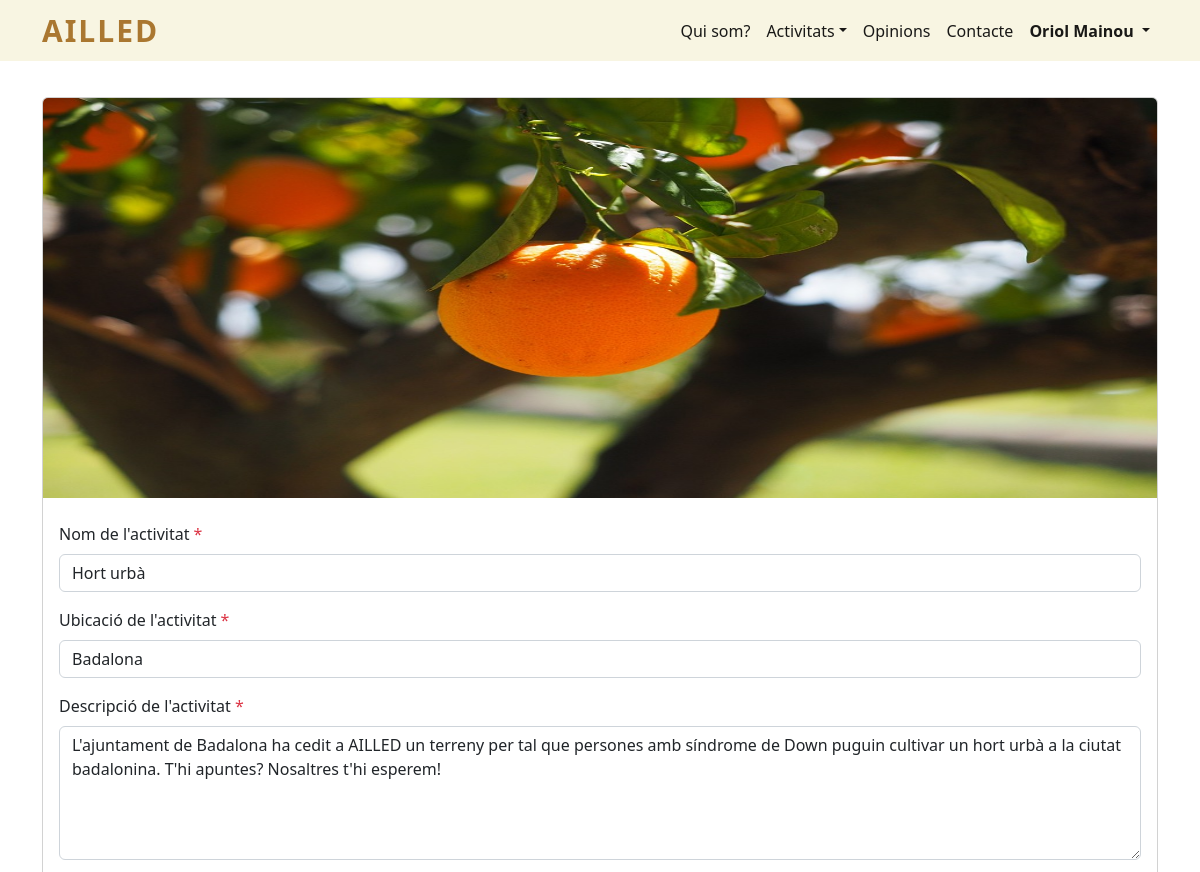
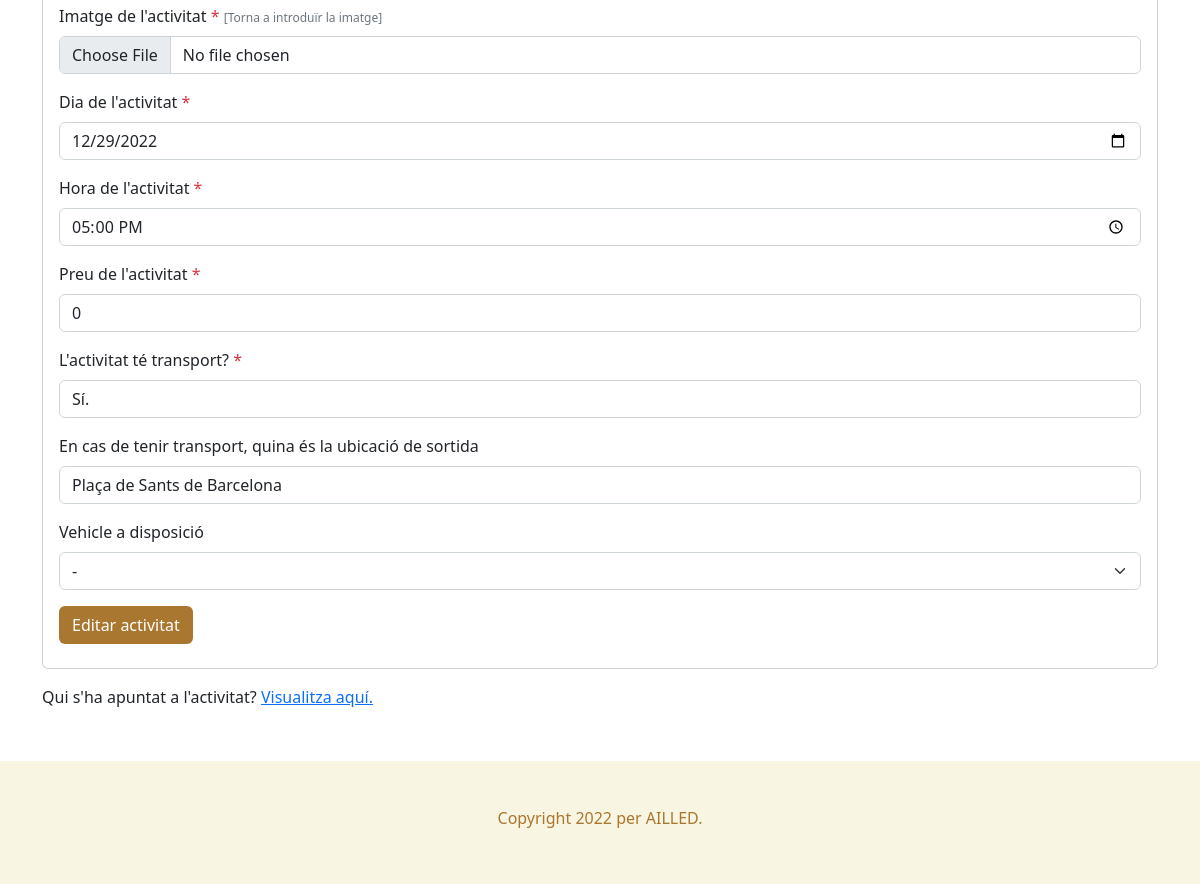
/detall_activitat.php?id=9 (signed in), run on the app's committed database (2 pictures, top to bottom).
### tables this page shows
CREATE TABLE `usuari` (
  `id` int(11) NOT NULL,
  `nom` varchar(50) NOT NULL,
  `telefon` int(11) NOT NULL,
  `email` varchar(50) NOT NULL,
  `contrasenya` text NOT NULL,
  `imatge` varchar(50) NOT NULL,
  `es_admin` int(11) NOT NULL
);

CREATE TABLE `activitat` (
  `id` int(11) NOT NULL,
  `nom` varchar(50) NOT NULL,
  `id_usuari` int(11) NOT NULL,
  `ubicacio` varchar(50) NOT NULL,
  `descripcio` varchar(300) NOT NULL,
  `participants` int(11) NOT NULL,
  `participants_disponibles` int(11) NOT NULL,
  `dia` date NOT NULL,
  `hora` time NOT NULL,
  `preu` int(11) NOT NULL,
  `imatge` varchar(50) NOT NULL,
  `transport` int(11) NOT NULL,
  `lloc_sortida_transport` varchar(50) NOT NULL,
  `id_vehicle_transport` int(11) NOT NULL,
  `voluntaris` int(11) NOT NULL,
  `voluntaris_disponibles` int(11) NOT NULL,
  `esta_acceptada` int(11) NOT NULL
);

### detall_activitat.php (the view, shortened to what this page needs)
<!doctype html>
<html lang="es">
<head>
  <?php
    include "codi_repetit/head.php";
  ?>
</head>
<body>
  <header>
    <?php
      include "codi_repetit/menu_navegacio.php";
      menu_navegacio();
    ?>
  </header>
  <main>
    <section id="detall_activitat">
      <div class="container">
        <?php
        if (isset($_SESSION["id_usuari_sessio"])) {
        ?>
        <?php
    $id_activitat_buscada = $_GET["id"];
    $sql = "SELECT * FROM activitat WHERE id = '$id_activitat_buscada'";
    $result = $connexio->query($sql);
    if ($result->num_rows > 0) {
      while ($row = $result->fetch_assoc()) {
        if (isset($_SESSION['id_usuari_sessio'])) {
          if ($row["id_usuari"] == $_SESSION['id_usuari_sessio']) {
            ?>
            <form action="detall_activitat.php?id=<?php echo $row['id'] ?>" method="post" enctype="multipart/form-data">
              <div class="card mb-3">
                <img class="card-img-top" src="imatges/activitats/<?php echo $row['imatge'] ?>" title="<?php echo $row['nom'] ?>" alt="<?php echo $row['nom'] ?>" height="400" >
                <div class="card-body">
                  <div class="col-12 py-2">
                    <label for="nom" class="form-label">
                      Nom de l'activitat
                      <span class="text-danger">*</span>
                    </label>
                    <input value="<?php echo $row['nom'] ?>" type="text" class="form-control" maxlength="50" minlength="1" name="nom_activitat" id="nom" required>
                  </div>
                  <div class="col-12 py-2">
                    <label for="ubicacio" class="form-label">
                      Ubicació de l'activitat
                      <span class="text-danger">*</span>
                    </label>
                    <input value="<?php echo $row['ubicacio'] ?>" type="text" class="form-control" maxlength="50" minlength="1" name="ubicacio_activitat" id="ubicacio" required>
                  </div>
                  <div class="col-12 py-2">
                    <label for="descripcio" class="form-label">
                      Descripció de l'activitat
                      <span class="text-danger">*</span>
                    </label>
                    <textarea name="descripcio_activitat" id="descripcio" rows="5" class="form-control" maxlength="300" required><?php echo $row['descripcio'] ?></textarea>
                  </div>
                  <div class="col-12 py-2">
                    <label for="imatge" class="form-label">
                      Imatge de l'activitat
                      <span class="text-danger">*</span>
                      <span class="text-muted" id="max_paraules">[Torna a introduïr la imatge]</span>
                    </label>
                    <input type="file" class="form-control" name="img_activitat" id="imatge" required>
                  </div>
                  <div class="col-12 py-2">
                    <label for="dia" class="form-label">
                      Dia de l'activitat
                      <span class="text-danger">*</span>
                    </label>
                    <input value="<?php echo $row['dia'] ?>" type="date" class="form-control" name="dia_activitat" id="dia" required>
                  </div>
                  <div class="col-12 py-2">
                    <label for="hora" class="form-label">
                      Hora de l'activitat
                      <span class="text-danger">*</span>
                    </label>
                    <input value="<?php echo $row['hora'] ?>" type="time" class="form-control" name="hora_activitat" id="hora" required>
                  </div>
                  <div class="col-12 py-2">
                    <label for="preu" class="form-label">
                      Preu de l'activitat
                      <span class="text-danger">*</span>
                    </label>
                    <input value="<?php echo $row['preu'] ?>" type="number" class="form-control" name="preu_activitat" id="preu" min="0" required>
                  </div>
                  <div class="col-12 py-2">
                    <label for="transport" class="form-label">
                      L'activitat té transport?
                      <span class="text-danger">*</span>
                    </label>
                    <select class="form-control" id="transport" name="transport_activitat">
                      <?php
                      if ($row["transport"] > 0) {
                        echo "<option value='1'>Sí.</option>";
                      } else {
                        echo "<option value='0'>No.</option>";
                        echo "<option value='1'>Sí.</option>";
                      }
                      ?>
                    </select>
                  </div>
                  <div class="col-12 py-2">
                    <label for="lloc_sortida_transport" class="form-label">
                      En cas de tenir transport, quina és la ubicació de sortida
                    </label>
                    <?php
                    if ($row["lloc_sortida_transport"] != NULL) {
                      ?>
                      <input value="<?php echo $row['lloc_sortida_transport'] ?>" type="text" class="form-control" maxlength="50" minlength="1" name="lloc_sortida_transport" id="lloc_sortida_transport">
                      <?php
                    } else {
                      ?>
                      <input type="text" class="form-control" maxlength="50" minlength="1" name="lloc_sortida_transport" id="lloc_sortida_transport">
                      <?php
                    }
                    ?>
                  </div>
                  <div class="col-12 py-2">
                    <label for="vehicle_transport" class="form-label">
                      Vehicle a disposició
                    </label>
                    <select class="form-select" id="vehicle_transport" name="vehicle_transport">
                      <option value="0">-</option>
                    </select>
                  </div>
                  <div class="col-12 py-2">
                    <input type="submit" class="btn boto_marro" value="Editar activitat" name="update_act">
                  </div>
                </div>
              </div>
            </form>
            <p>
              Qui s'ha apuntat a l'activitat?
              <?php echo "<a href='detall_activitat_participants_voluntaris.php?id=" . $_GET["id"] . "'>Visualitza aquí.</a>"; ?>
            </p>
            <?php
          }
        }
      }
    } else {
      echo "<div class='alert alert-danger' role='alert'>No hi ha cap activitat amb aquesta id: " . $id_activitat_buscada . "</div>";
    }
  } else {
    no_ha_iniciat_sessio();
  }
  ?>
  </div>
  </section>
  </main>
  <footer>
    <?php
    include "codi_repetit/peu_pagina.php";
    ?>
  </footer>
</body>
</html>

### codi_repetit/menu_navegacio.php (shortened to what this page needs)
<?php
  function menu_navegacio() {
    ?>
    <nav class="navbar navbar-expand-lg">
      <div class="container">
        <a id="ailled" href="index.php">Ailled</a>
        <div class="collapse navbar-collapse" id="nav_menu_navegacio">
          <ul class="navbar-nav ms-md-auto" id="menu_principal">
            <li class="nav-item">
              <a class="nav-link active" href="quisom.php">Qui som?</a>
            </li>
            <li class="nav-item dropdown">
              <a class="nav-link active dropdown-toggle" href="" role="button" data-bs-toggle="dropdown">Activitats</a>
            </li>
            <li class="nav-item">
              <a class="nav-link active" href="articles_opinions.php">Opinions</a>
            </li>
            <li class="nav-item">
              <a class="nav-link active" href="contacte.php">Contacte</a>
            </li>
            <?php
            if (!isset($_SESSION['id_usuari_sessio'])) {
              ?>
              <li class="nav-item">
                <a class="nav-link active" href="iniciar_sessio_usuari.php">Iniciar sessió</a>
              </li>
              <li class="nav-item">
                <a class="nav-link active" href="registrar_usuari.php">Registrar-me</a>
              </li>
              <?php
            } else {
              ?>
              <li class="nav-item dropdown">
                <a style="font-weight: bold;" class="nav-link active dropdown-toggle" id="navbarDropdown" role="button" data-bs-toggle="dropdown" aria-expanded="false">
                  <?php
                  $connexio = new mysqli("localhost", "root", "", "bbdd_ailled");
                  $connexio->set_charset("utf8");
                  $sql = "SELECT * FROM usuari WHERE id = " . $_SESSION['id_usuari_sessio'] ;
                  $result = $connexio->query($sql);
                  if ($result->num_rows > 0) {
                    while ($row = $result->fetch_assoc()) {
                      echo $row["nom"];
                    }
                  }
                  ?>
                </a>
              </li>
              <?php
            }
            ?>
          </ul>
        </div>
      </div>
    </nav>
    <?php
  }
?>

### estils/css.css (style rules this page uses)
header nav, #formularis { background-color: #F8F5E2; }
header nav a#ailled { font-size: 30px; text-decoration: none; text-transform: uppercase; font-weight: bold; letter-spacing: 2px; }
#ailled { color: #AA7730; }
main section { padding: 3% 0; }
a.boto_marro, input.boto_marro { background-color: #AA7730; color: white; }
span#max_paraules { font-size: 12px; }
footer { background-color: #F8F5E2; padding: 4% 0; }

### data on the page
usuari: nom "Oriol Mainou"
activitat: imatge (picture), nom_activitat "Hort urbà", ubicacio_activitat "Badalona", descripcio_activitat "L'ajuntament de Badalona ha cedit a AILLED un terreny per tal que persones amb síndrome de Down puguin cultivar un hort urbà a la ciutat badalonina. T'hi apuntes? Nosaltres t'hi esperem!", dia_activitat "12/29/2022", hora_activitat "17:00:00", preu_activitat "0", transport_activitat "Sí.", lloc_sortida_transport "Plaça de Sants de Barcelona"
